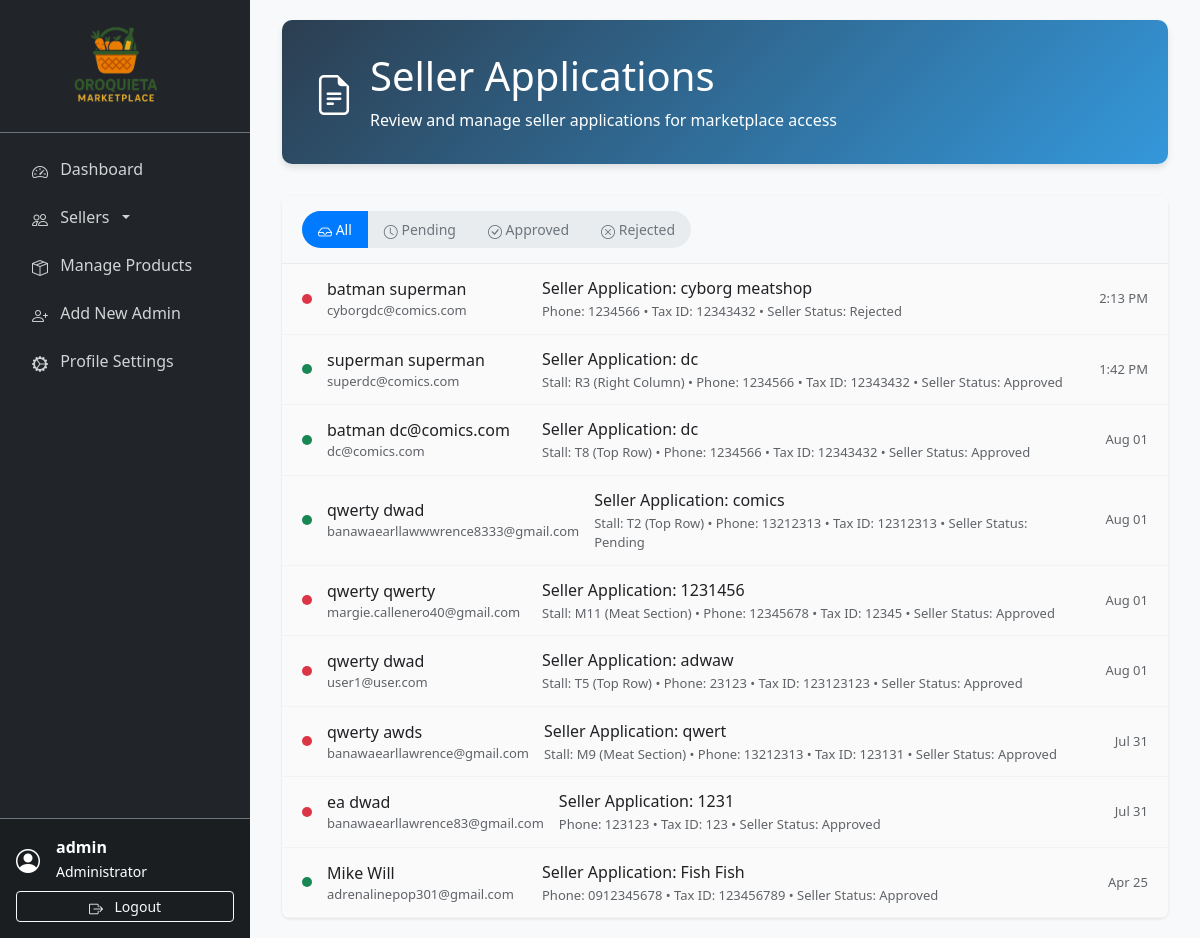
/admin/seller_applications.php (signed in), run on the app's committed database.
### tables this page shows
CREATE TABLE `seller_applications` (
  `id` int(11) NOT NULL,
  `seller_id` int(11) NOT NULL,
  `business_name` varchar(255) NOT NULL,
  `business_phone` varchar(20) NOT NULL,
  `tax_id` varchar(50) DEFAULT NULL,
  `documents_submitted` text DEFAULT NULL,
  `selected_stall` varchar(10) DEFAULT NULL,
  `status` enum('pending','approved','rejected') DEFAULT 'pending',
  `admin_notes` text DEFAULT NULL,
  `created_at` timestamp NOT NULL DEFAULT current_timestamp(),
  `updated_at` timestamp NOT NULL DEFAULT current_timestamp() ON UPDATE current_timestamp()
);

CREATE TABLE `sellers` (
  `id` int(11) NOT NULL,
  `username` varchar(50) NOT NULL,
  `email` varchar(100) NOT NULL,
  `password` varchar(255) NOT NULL,
  `first_name` varchar(50) DEFAULT NULL,
  `last_name` varchar(50) DEFAULT NULL,
  `phone` varchar(20) DEFAULT NULL,
  `address` text DEFAULT NULL,
  `profile_image` varchar(255) DEFAULT NULL,
  `facebook_url` varchar(255) DEFAULT NULL,
  `is_active` tinyint(1) DEFAULT 1,
  `status` enum('pending','approved','rejected','suspended') DEFAULT 'pending',
  `created_at` timestamp NOT NULL DEFAULT current_timestamp(),
  `updated_at` timestamp NOT NULL DEFAULT current_timestamp() ON UPDATE current_timestamp()
);

### admin/seller_applications.php (the view, shortened to what this page needs)
<?php
require_once '../includes/db_connect.php';
?>
<!DOCTYPE html>
<html lang="en">
<head>
    <link href="https://cdn.jsdelivr.net/npm/bootstrap@5.3.0/dist/css/bootstrap.min.css" rel="stylesheet">
    <link rel="stylesheet" href="https://cdn.jsdelivr.net/npm/bootstrap-icons@1.10.0/font/bootstrap-icons.css">
    <link rel="stylesheet" href="../assets/css/seller_applications.css">
</head>
<body>
    <?php include 'sidebar.php'; ?>
    <div class="main-content">
        <div class="container-fluid">
            <div class="page-header">
                <div class="d-flex align-items-center justify-content-between">
                    <div class="d-flex align-items-center">
                        <div class="me-3">
                            <i class="bi bi-file-earmark-text" style="font-size: 2.5rem;"></i>
                        </div>
                        <div>
                            <h1 class="mb-2">Seller Applications</h1>
                            <p class="mb-0">Review and manage seller applications for marketplace access</p>
                        </div>
                    </div>
                </div>
            </div>
            <div class="inbox-container">
                <div class="inbox-header">
                    <div class="inbox-filters">
                        <button class="btn active" onclick="filterApplications('all', this)">
                            <i class="bi bi-inbox"></i> All
                        </button>
                        <button class="btn" onclick="filterApplications('pending', this)">
                            <i class="bi bi-clock"></i> Pending
                        </button>
                        <button class="btn" onclick="filterApplications('approved', this)">
                            <i class="bi bi-check-circle"></i> Approved
                        </button>
                        <button class="btn" onclick="filterApplications('rejected', this)">
                            <i class="bi bi-x-circle"></i> Rejected
                        </button>
                    </div>
                </div>
                <div class="inbox-list" id="inboxList">
                    <?php
                    $sql = "SELECT sa.*, s.username, s.email as seller_email, s.phone, s.first_name, s.last_name, s.status as seller_status,
                                   st.stall_number, st.section, st.floor_number
                            FROM seller_applications sa
                            LEFT JOIN sellers s ON sa.seller_id = s.id
                            LEFT JOIN stall_applications sta ON sa.seller_id = sta.seller_id AND sta.status IN ('pending', 'approved')
                            LEFT JOIN stalls st ON sta.stall_id = st.id
                            ORDER BY sa.created_at DESC";
                    $stmt = $pdo->query($sql);
                    if ($stmt->rowCount() > 0) {
                        while ($row = $stmt->fetch()) {
                            $read_status = ($row['status'] == 'pending') ? 'unread' : 'read';
                            $business_name = $row['business_name'] ?? $row['username'] ?? 'N/A';
                            $owner_name = $row['bank_account_name'] ?? trim(($row['first_name'] ?? '') . ' ' . ($row['last_name'] ?? '')) ?: $row['username'] ?? 'N/A';
                            $email = $row['business_email'] ?? $row['seller_email'] ?? 'N/A';
                            $phone = $row['business_phone'] ?? $row['phone'] ?? 'N/A';
                            $preview_parts = [];
                            if ($row['stall_number']) {
                                $preview_parts[] = "Stall: {$row['stall_number']} ({$row['section']})";
                            }
                            $preview_parts[] = "Phone: {$phone}";
                            if ($row['tax_id']) {
                                $preview_parts[] = "Tax ID: {$row['tax_id']}";
                            }
                            if ($row['seller_status']) {
                                $preview_parts[] = "Seller Status: " . ucfirst($row['seller_status']);
                            }
                            $preview_text = implode(' • ', $preview_parts);
                            $timestamp = date('M d', strtotime($row['created_at']));
                            if (date('Y-m-d') == date('Y-m-d', strtotime($row['created_at']))) {
                                $timestamp = date('g:i A', strtotime($row['created_at']));
                            }
                            echo "<div class='inbox-item {$read_status}' data-status='{$row['status']}' onclick='viewApplication({$row['id']})'>";
                            echo "  <div class='status-dot {$row['status']}'></div>";
                            echo "  <div class='sender-info'>";
                            echo "    <div class='sender-name'>{$owner_name}";
                            echo "    </div>";
                            echo "    <div class='sender-email'>{$email}</div>";
                            echo "  </div>";
                            echo "  <div class='subject-preview'>";
                            echo "    <div class='subject'>Seller Application: {$business_name}</div>";
                            echo "    <div class='preview-text'>{$preview_text}</div>";
                            echo "  </div>";
                            echo "  <div class='timestamp'>{$timestamp}</div>";
                            echo "</div>";
                        }
                    } else {
                        echo "<div class='empty-inbox'>";
                        echo "  <i class='bi bi-inbox'></i>";
                        echo "  <h4>No applications yet</h4>";
                        echo "  <p>Seller applications will appear here when submitted.</p>";
                        echo "</div>";
                    }
                    ?>
                </div>
            </div>
        </div>
    </div>
</body>
</html>

### assets/css/seller_applications.css (style rules this page uses)
.main-content { margin-left: 250px; padding: 20px; }
.inbox-container { background: white; border-radius: 8px; box-shadow: 0 1px 3px rgba(0,0,0,0.1); overflow: hidden; }
.inbox-header { background: #f8f9fa; border-bottom: 1px solid #e9ecef; padding: 15px 20px; display: flex; justify-content: between; align-items: center; }
.inbox-filters { display: flex; gap: 0; border-radius: 20px; overflow: hidden; background: #e9ecef; }
.inbox-filters .btn { border-radius: 0; border: none; padding: 8px 16px; font-size: 14px; background: transparent; color: #6c757d; }
.inbox-filters .btn.active { background: #007bff; color: white; }
.inbox-list { max-height: 70vh; overflow-y: auto; }
.inbox-item { border-bottom: 1px solid #f1f3f4; padding: 12px 20px; cursor: pointer; transition: background-color 0.2s; display: flex; align-items: center; gap: 15px; }
.inbox-item.read { background-color: #fafafa; color: #5f6368; }
.status-dot { width: 10px; height: 10px; border-radius: 50%; flex-shrink: 0; }
.status-dot.approved { background-color: #198754; }
.status-dot.rejected { background-color: #dc3545; }
.sender-info { min-width: 200px; flex-shrink: 0; }
.sender-name { font-weight: 500; color: #202124; }
.sender-email { font-size: 13px; color: #5f6368; }
.subject-preview { flex-grow: 1; color: #202124; }
.subject { font-weight: 500; }
.preview-text { font-size: 13px; color: #5f6368; margin-top: 2px; }
.timestamp { font-size: 13px; color: #5f6368; flex-shrink: 0; min-width: 70px; text-align: right; }

### admin/seller_applications.php (style rules this page uses)
:root { --primary-color: #2c3e50; --secondary-color: #3498db; --success-color: #27ae60; --warning-color: #f39c12; --danger-color: #e74c3c; --info-color: #17a2b8; --light-bg: #f8f9fa; --card-shadow: 0 4px 6px rgba(0, 0, 0, 0.1); }
body { background-color: var(--light-bg); font-family: 'Segoe UI', Tahoma, Geneva, Verdana, sans-serif; }
.main-content { margin-left: 250px; padding: 20px; transition: margin-left 0.3s ease; }
.page-header { background: linear-gradient(135deg, var(--primary-color), var(--secondary-color)); color: white; padding: 2rem; border-radius: 10px; margin-bottom: 2rem; box-shadow: var(--card-shadow); }

### admin/sidebar.php (style rules this page uses)
.bi { display: inline-block !important; font-family: "bootstrap-icons" !important; font-style: normal; font-weight: normal !important; font-variant: normal; text-transform: none; line-height: 1; vertical-align: middle; -webkit-font-smoothing: antialiased; -moz-osx-font-smoothing: grayscale; }

### data on the page
seller_applications: seller.last_name "batman superman", seller.email "cyborgdc@comics.com", business_name "cyborg meatshop", preview_text "Phone: 1234566 • Tax ID: 12343432 • Seller Status: Rejected", created_at "2:13 PM"
seller_applications: seller.last_name "superman superman", seller.email "superdc@comics.com", business_name "dc", preview_text "Stall: R3 (Right Column) • Phone: 1234566 • Tax ID: 12343432 • Seller Status: Approved", created_at "1:42 PM"
seller_applications: seller.last_name "batman dc@comics.com", seller.email "dc@comics.com", business_name "dc", preview_text "Stall: T8 (Top Row) • Phone: 1234566 • Tax ID: 12343432 • Seller Status: Approved", created_at "Aug 01"
seller_applications: seller.last_name "qwerty dwad", seller.email "banawaearllawwwrence8333@gmail.com", business_name "comics", preview_text "Stall: T2 (Top Row) • Phone: 13212313 • Tax ID: 12312313 • Seller Status: Pending", created_at "Aug 01"
seller_applications: seller.last_name "qwerty qwerty", seller.email "margie.callenero40@gmail.com", business_name "1231456", preview_text "Stall: M11 (Meat Section) • Phone: 12345678 • Tax ID: 12345 • Seller Status: Approved", created_at "Aug 01"
seller_applications: seller.last_name "qwerty dwad", seller.email "user1@user.com", business_name "adwaw", preview_text "Stall: T5 (Top Row) • Phone: 23123 • Tax ID: 123123123 • Seller Status: Approved", created_at "Aug 01"
seller_applications: seller.last_name "qwerty awds", seller.email "banawaearllawrence@gmail.com", business_name "qwert", preview_text "Stall: M9 (Meat Section) • Phone: 13212313 • Tax ID: 123131 • Seller Status: Approved", created_at "Jul 31"
seller_applications: seller.last_name "ea dwad", seller.email "banawaearllawrence83@gmail.com", business_name "1231", preview_text "Phone: 123123 • Tax ID: 123 • Seller Status: Approved", created_at "Jul 31"
seller_applications: seller.last_name "Mike Will", seller.email "adrenalinepop301@gmail.com", business_name "Fish Fish", preview_text "Phone: 0912345678 • Tax ID: 123456789 • Seller Status: Approved", created_at "Apr 25"

### other printed values
$_SESSION['username'] "admin"
